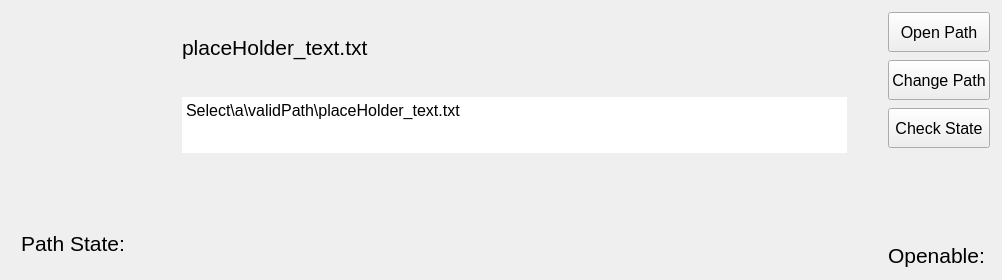
<?xml version="1.0" encoding="UTF-8"?>
<ui version="4.0">
 <class>MapperPathInfo</class>
 <widget class="QWidget" name="MapperPathInfo">
  <property name="geometry">
   <rect>
    <x>0</x>
    <y>0</y>
    <width>1002</width>
    <height>280</height>
   </rect>
  </property>
  <property name="minimumSize">
   <size>
    <width>600</width>
    <height>280</height>
   </size>
  </property>
  <property name="maximumSize">
   <size>
    <width>100000</width>
    <height>280</height>
   </size>
  </property>
  <property name="windowTitle">
   <string>Form</string>
  </property>
  <property name="styleSheet">
   <string notr="true">MapperPathInfo 
{
	background-color: &quot;#383838&quot;;
	color: &quot;#DBDBDB&quot;;

	border-radius: 24;
}

/*
* 		  PATH TITLE
*/
MapperPathInfo #path_name_lbl
{
	color:  &quot;#A480ED&quot;;
}


/*
* 		  plain text edit
*/
MapperPathInfo #full_path_pte
{
	background-color:  &quot;#404040&quot;;
	border: 0 solid transparent;
	border-radius: 8;
	padding-left: 8;
	padding-right: 8;
	padding-top: 8;
	padding-bottom: 8;


	selection-background-color: rgb( 164, 128, 237 );
	 selection-color: white;
}


/*
* 		  BUTTONS
*/
MapperPathInfo #change_path_btn,
MapperPathInfo #check_path_btn,
MapperPathInfo #open_path_btn
{
	background-color: transparent;
	color:  &quot;#DBDBDB&quot;;

	border-radius: 4;
	border: 1px solid  &quot;#DBDBDB&quot;;

	padding-left: 4;
	padding-right: 4;
	padding-top: 8;
	padding-bottom: 8;
}


MapperPathInfo #change_path_btn:hover,
MapperPathInfo #check_path_btn:hover,
MapperPathInfo #open_path_btn:hover
{
	background-color: rgba(255, 255, 255, .15);
}

MapperPathInfo #change_path_btn::pressed,
MapperPathInfo #check_path_btn::pressed,
MapperPathInfo #open_path_btn::pressed
{
	background-color: rgba(0, 0, 0, .15);
}


MapperPathInfo #ImgBg
{
	border-radius: 8;
	background-color: &quot;#404040&quot;;
}</string>
  </property>
  <layout class="QHBoxLayout" name="horizontalLayout_3">
   <property name="spacing">
    <number>32</number>
   </property>
   <property name="leftMargin">
    <number>12</number>
   </property>
   <property name="topMargin">
    <number>12</number>
   </property>
   <property name="rightMargin">
    <number>12</number>
   </property>
   <property name="bottomMargin">
    <number>12</number>
   </property>
   <item>
    <widget class="QFrame" name="MyFrame">
     <property name="sizePolicy">
      <sizepolicy hsizetype="Expanding" vsizetype="Preferred">
       <horstretch>0</horstretch>
       <verstretch>0</verstretch>
      </sizepolicy>
     </property>
     <property name="minimumSize">
      <size>
       <width>400</width>
       <height>0</height>
      </size>
     </property>
     <property name="maximumSize">
      <size>
       <width>16777215</width>
       <height>16777215</height>
      </size>
     </property>
     <property name="sizeIncrement">
      <size>
       <width>100</width>
       <height>0</height>
      </size>
     </property>
     <layout class="QVBoxLayout" name="verticalLayout">
      <property name="sizeConstraint">
       <enum>QLayout::SizeConstraint::SetMinimumSize</enum>
      </property>
      <item>
       <layout class="QHBoxLayout" name="horizontalLayout">
        <property name="spacing">
         <number>24</number>
        </property>
        <item>
         <widget class="QWidget" name="ImgBg" native="true">
          <layout class="QVBoxLayout" name="verticalLayout_2">
           <property name="spacing">
            <number>0</number>
           </property>
           <property name="topMargin">
            <number>0</number>
           </property>
           <property name="rightMargin">
            <number>8</number>
           </property>
           <property name="bottomMargin">
            <number>0</number>
           </property>
           <item>
            <widget class="QLabel" name="path_type_icon">
             <property name="minimumSize">
              <size>
               <width>120</width>
               <height>80</height>
              </size>
             </property>
             <property name="maximumSize">
              <size>
               <width>120</width>
               <height>80</height>
              </size>
             </property>
             <property name="text">
              <string/>
             </property>
             <property name="pixmap">
              <pixmap resource="../assets.qrc">:/icons/pathEditor/asset/icons/not_existing_icon.svg</pixmap>
             </property>
             <property name="scaledContents">
              <bool>false</bool>
             </property>
             <property name="alignment">
              <set>Qt::AlignmentFlag::AlignCenter</set>
             </property>
            </widget>
           </item>
          </layout>
         </widget>
        </item>
        <item>
         <layout class="QVBoxLayout" name="full_path_vlay">
          <property name="spacing">
           <number>24</number>
          </property>
          <property name="sizeConstraint">
           <enum>QLayout::SizeConstraint::SetMinimumSize</enum>
          </property>
          <item>
           <widget class="QLabel" name="path_name_lbl">
            <property name="sizePolicy">
             <sizepolicy hsizetype="Expanding" vsizetype="Preferred">
              <horstretch>0</horstretch>
              <verstretch>0</verstretch>
             </sizepolicy>
            </property>
            <property name="minimumSize">
             <size>
              <width>400</width>
              <height>52</height>
             </size>
            </property>
            <property name="maximumSize">
             <size>
              <width>16777215</width>
              <height>16777215</height>
             </size>
            </property>
            <property name="sizeIncrement">
             <size>
              <width>100</width>
              <height>0</height>
             </size>
            </property>
            <property name="font">
             <font>
              <family>Arial</family>
              <pointsize>16</pointsize>
              <fontweight>DemiBold</fontweight>
             </font>
            </property>
            <property name="lineWidth">
             <number>2</number>
            </property>
            <property name="text">
             <string>placeHolder_text.txt</string>
            </property>
            <property name="wordWrap">
             <bool>true</bool>
            </property>
           </widget>
          </item>
          <item>
           <widget class="QPlainTextEdit" name="full_path_pte">
            <property name="sizePolicy">
             <sizepolicy hsizetype="Expanding" vsizetype="Preferred">
              <horstretch>0</horstretch>
              <verstretch>0</verstretch>
             </sizepolicy>
            </property>
            <property name="minimumSize">
             <size>
              <width>400</width>
              <height>52</height>
             </size>
            </property>
            <property name="maximumSize">
             <size>
              <width>16777215</width>
              <height>56</height>
             </size>
            </property>
            <property name="sizeIncrement">
             <size>
              <width>52</width>
              <height>0</height>
             </size>
            </property>
            <property name="font">
             <font>
              <family>Arial</family>
              <pointsize>12</pointsize>
              <fontweight>Medium</fontweight>
             </font>
            </property>
            <property name="frameShape">
             <enum>QFrame::Shape::NoFrame</enum>
            </property>
            <property name="frameShadow">
             <enum>QFrame::Shadow::Plain</enum>
            </property>
            <property name="verticalScrollBarPolicy">
             <enum>Qt::ScrollBarPolicy::ScrollBarAlwaysOff</enum>
            </property>
            <property name="horizontalScrollBarPolicy">
             <enum>Qt::ScrollBarPolicy::ScrollBarAlwaysOff</enum>
            </property>
            <property name="sizeAdjustPolicy">
             <enum>QAbstractScrollArea::SizeAdjustPolicy::AdjustToContentsOnFirstShow</enum>
            </property>
            <property name="readOnly">
             <bool>true</bool>
            </property>
            <property name="plainText">
             <string>Select\a\validPath\placeHolder_text.txt</string>
            </property>
            <property name="maximumBlockCount">
             <number>2</number>
            </property>
            <property name="centerOnScroll">
             <bool>true</bool>
            </property>
           </widget>
          </item>
         </layout>
        </item>
       </layout>
      </item>
      <item>
       <spacer name="verticalSpacer">
        <property name="orientation">
         <enum>Qt::Orientation::Vertical</enum>
        </property>
        <property name="sizeType">
         <enum>QSizePolicy::Policy::MinimumExpanding</enum>
        </property>
        <property name="sizeHint" stdset="0">
         <size>
          <width>20</width>
          <height>20</height>
         </size>
        </property>
       </spacer>
      </item>
      <item>
       <layout class="QHBoxLayout" name="state_hlay">
        <property name="spacing">
         <number>12</number>
        </property>
        <item>
         <widget class="QLabel" name="state_lbl">
          <property name="minimumSize">
           <size>
            <width>0</width>
            <height>32</height>
           </size>
          </property>
          <property name="font">
           <font>
            <family>Arial</family>
            <pointsize>16</pointsize>
            <fontweight>DemiBold</fontweight>
           </font>
          </property>
          <property name="text">
           <string>Path State:</string>
          </property>
         </widget>
        </item>
        <item>
         <spacer name="horizontalSpacer">
          <property name="orientation">
           <enum>Qt::Orientation::Horizontal</enum>
          </property>
          <property name="sizeHint" stdset="0">
           <size>
            <width>40</width>
            <height>20</height>
           </size>
          </property>
         </spacer>
        </item>
       </layout>
      </item>
     </layout>
    </widget>
   </item>
   <item>
    <layout class="QVBoxLayout" name="buttons_vlay">
     <property name="spacing">
      <number>8</number>
     </property>
     <item>
      <widget class="QPushButton" name="open_path_btn">
       <property name="minimumSize">
        <size>
         <width>0</width>
         <height>40</height>
        </size>
       </property>
       <property name="font">
        <font>
         <family>Arial</family>
         <pointsize>12</pointsize>
         <fontweight>Medium</fontweight>
        </font>
       </property>
       <property name="text">
        <string>Open Path</string>
       </property>
      </widget>
     </item>
     <item>
      <widget class="QPushButton" name="change_path_btn">
       <property name="minimumSize">
        <size>
         <width>0</width>
         <height>40</height>
        </size>
       </property>
       <property name="font">
        <font>
         <family>Arial</family>
         <pointsize>12</pointsize>
         <fontweight>Medium</fontweight>
        </font>
       </property>
       <property name="text">
        <string>Change Path</string>
       </property>
      </widget>
     </item>
     <item>
      <widget class="QPushButton" name="check_path_btn">
       <property name="minimumSize">
        <size>
         <width>0</width>
         <height>40</height>
        </size>
       </property>
       <property name="font">
        <font>
         <family>Arial</family>
         <pointsize>12</pointsize>
         <fontweight>Medium</fontweight>
        </font>
       </property>
       <property name="text">
        <string>Check State</string>
       </property>
      </widget>
     </item>
     <item>
      <spacer name="v_sp">
       <property name="orientation">
        <enum>Qt::Orientation::Vertical</enum>
       </property>
       <property name="sizeType">
        <enum>QSizePolicy::Policy::MinimumExpanding</enum>
       </property>
       <property name="sizeHint" stdset="0">
        <size>
         <width>20</width>
         <height>40</height>
        </size>
       </property>
      </spacer>
     </item>
     <item>
      <widget class="QLabel" name="openable_lbl">
       <property name="sizePolicy">
        <sizepolicy hsizetype="Minimum" vsizetype="Minimum">
         <horstretch>0</horstretch>
         <verstretch>0</verstretch>
        </sizepolicy>
       </property>
       <property name="font">
        <font>
         <family>Arial</family>
         <pointsize>16</pointsize>
         <fontweight>DemiBold</fontweight>
        </font>
       </property>
       <property name="text">
        <string>Openable:</string>
       </property>
      </widget>
     </item>
    </layout>
   </item>
  </layout>
 </widget>
 <resources>
  <include location="../assets.qrc"/>
 </resources>
 <connections/>
</ui>
